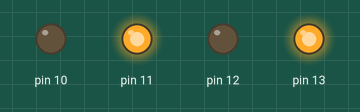
A sketch run on a simulated Arduino Uno, built with avr-gcc and run on an emulated ATmega328P. Parts: output pins drawn as LEDs (lit = HIGH).

Above: at 0.05 s.
At 2.75 s:
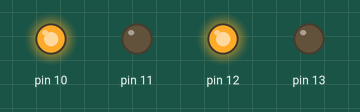
Timing chart, 0 to 3.0 s (numbered marks = the images above):
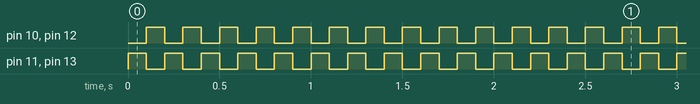

Measured:
- by itself, pin 10–13: alternates HIGH for 0.10 s and LOW for 0.10 s

The sketch:

Blink_tree.ino
```cpp
void setup() {

  for (int i = 10; i <= 13; i++) {
    pinMode(i, OUTPUT);
  }
}

void loop() {
  int num = 100;

  digitalWrite(13, HIGH); //13번핀에 +를 출력하자
  digitalWrite(12, LOW);  //13번핀에 -를 출력하자
  digitalWrite(11, HIGH);
  digitalWrite(10, LOW);
  delay(num);
  digitalWrite(13, LOW);
  digitalWrite(12, HIGH);
  digitalWrite(11, LOW);
  digitalWrite(10, HIGH);
  delay(num);
}
```
